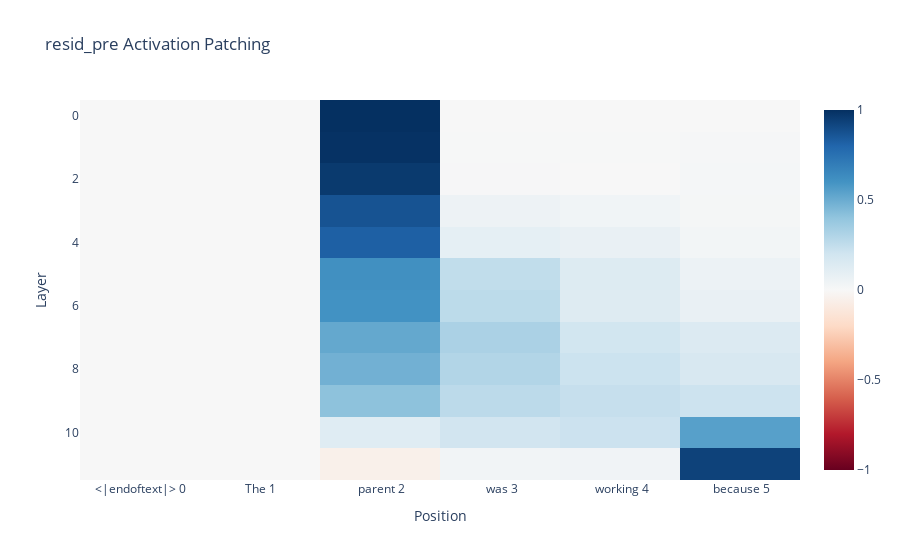

Notebook code cell kept with this figure:
### Markdown cell above
Let's start by patching the residual stream at the start of each block.

### Code cell
# Whether to do the runs by head and by position, which are much slower
DO_SLOW_RUNS = True

def get_logit_diff(logits, answer_token_indices):
    if len(logits.shape)==3:
        # Get final logits only
        logits = logits[:, -1, :]
    correct_logits = logits.gather(1, answer_token_indices[:, 0].unsqueeze(1))
    incorrect_logits = logits.gather(1, answer_token_indices[:, 1].unsqueeze(1))
    return (correct_logits - incorrect_logits).mean()

clean_logits, clean_cache = model.run_with_cache(tokens)
corrupted_logits, corrupted_cache = model.run_with_cache(corrupted_tokens)


CLEAN_BASELINE = clean_logit_diff
CORRUPTED_BASELINE = corrupted_logit_diff
def ioi_metric(logits, answer_token_indices=answer_token_indices):
    # Subtract corrupted logit diff to measure the improvement, divide by the total improvement from clean to corrupted to normalise
    # 0 means zero change, negative means actively made worse, 1 means totally recovered clean performance, >1 means actively *improved* on clean performance
    return (get_logit_diff(logits, answer_token_indices) - CORRUPTED_BASELINE) / (CLEAN_BASELINE  - CORRUPTED_BASELINE)

resid_pre_act_patch_results = patching.get_act_patch_resid_pre(model, corrupted_tokens, cache, ioi_metric)

imshow(resid_pre_act_patch_results, 
       labels={"x": "Position", "y": "Layer"},
       x=[f"{tok} {i}" for i, tok in enumerate(model.to_str_tokens(tokens[0]))],
       title="resid_pre Activation Patching")

### Figure 1 — Plotly figure (JSON) as saved in the notebook; plotly's stock layout.template omitted (floating-point values rounded to 4 significant figures)
{"data": [{"coloraxis": "coloraxis", "hovertemplate": "Position: %{x}<br>Layer: %{y}<br>color: %{z}<extra></extra>", "name": "0", "type": "heatmap", "x": ["<|endoftext|> 0", "The 1", " parent 2", " was 3", " working 4", " because 5"], "xaxis": "x", "yaxis": "y", "z": [[0, 0, 1, 0, 0, 0], [0, 0, 0.992, 0.004702, 0.00502, 0.01152], [0, 0, 0.9644, 0.006739, 0.001306, 0.01413], [0, 0, 0.8697, 0.05112, 0.0381, 0.01466], [0, 0, 0.8221, 0.09224, 0.07317, 0.0265], [0, 0, 0.6146, 0.2507, 0.1371, 0.05906], [0, 0, 0.6036, 0.2652, 0.1311, 0.07343], [0, 0, 0.5154, 0.3219, 0.1938, 0.1444], [0, 0, 0.482, 0.2978, 0.2145, 0.1619], [0, 0, 0.4113, 0.2662, 0.2344, 0.2131], [0, 0, 0.1263, 0.1956, 0.2162, 0.5498], [0, 0, -0.05324, 0.02963, 0.039, 0.9341]]}], "layout": {"coloraxis": {"cmid": 0, "colorscale": [[0, "rgb(103,0,31)"], [0.1, "rgb(178,24,43)"], [0.2, "rgb(214,96,77)"], [0.3, "rgb(244,165,130)"], [0.4, "rgb(253,219,199)"], [0.5, "rgb(247,247,247)"], [0.6, "rgb(209,229,240)"], [0.7, "rgb(146,197,222)"], [0.8, "rgb(67,147,195)"], [0.9, "rgb(33,102,172)"], [1, "rgb(5,48,97)"]]}, "title": {"text": "resid_pre Activation Patching"}, "xaxis": {"anchor": "y", "constrain": "domain", "domain": [0, 1], "scaleanchor": "y", "title": {"text": "Position"}}, "yaxis": {"anchor": "x", "autorange": "reversed", "constrain": "domain", "domain": [0, 1], "title": {"text": "Layer"}}}}
